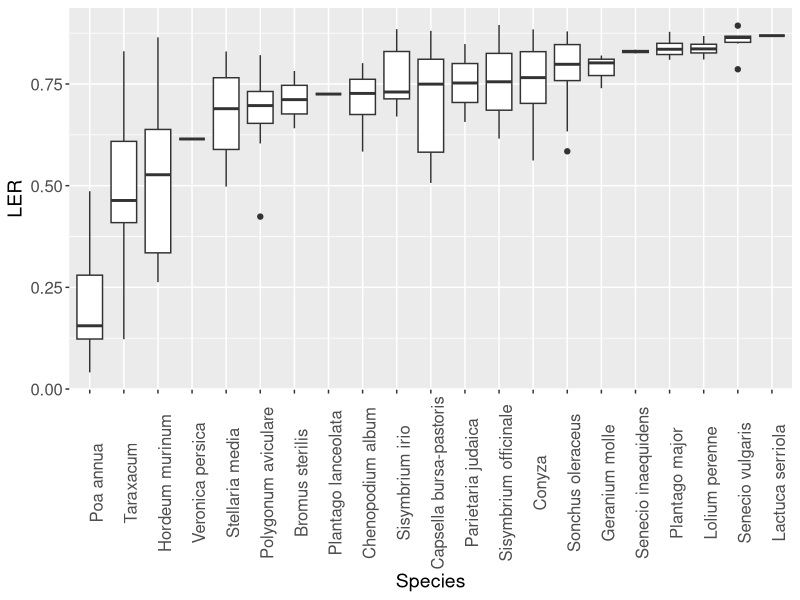
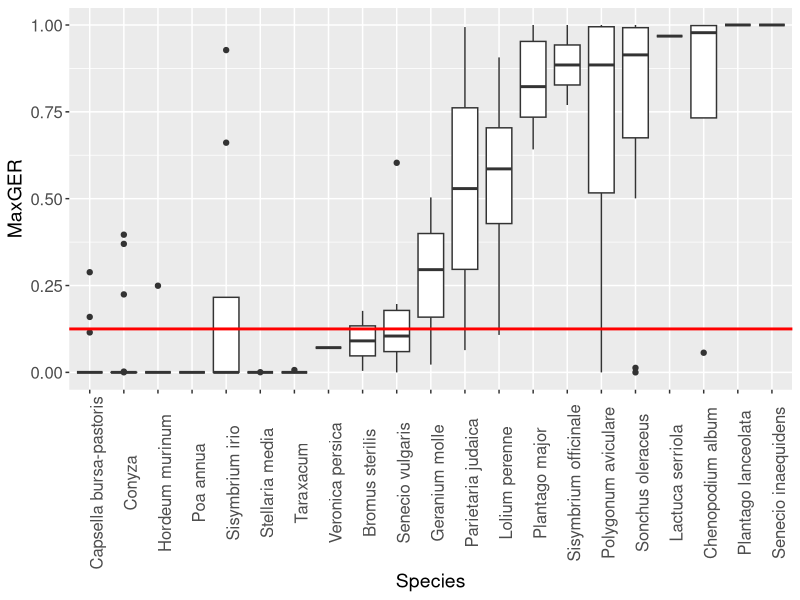

Write the R code that produced these figures, in order.
library(ggplot2)
library(multcomp)
library(car)

myData = read.csv(file = 'estimated_extinction_risk.csv', header = TRUE, dec = ',', sep  = ',')

#Generation Figure 3b
a = ggplot(myData, aes(x = reorder(species, risque_extinction_locale, FUN = median), y = risque_extinction_locale))
a = a + geom_boxplot(alpha = 1)
a = a + theme(axis.text.x = element_text(angle = 90, size = 12), axis.text.y = element_text(size = 12))
a = a + theme(axis.title = element_text(size = 14))
a = a + labs(x = 'Species', y = 'LER')
a = a + guides(fill=FALSE)

a

#Generation FIgure 3a
b = ggplot(myData, aes(x = reorder(species, risque_extinction_globale, FUN = median), y = risque_extinction_globale))
b = b + geom_boxplot(alpha = 1)
b = b + theme(axis.text.x = element_text(angle = 90, size = 12), axis.text.y = element_text(size = 12))
b = b + theme(axis.title = element_text(size = 14))
b = b + labs(x = 'Species', y = 'MaxGER')
b = b + geom_hline(aes(yintercept = 0.125), color = "red",size = 1)
b = b + guides(fill=FALSE)

b
